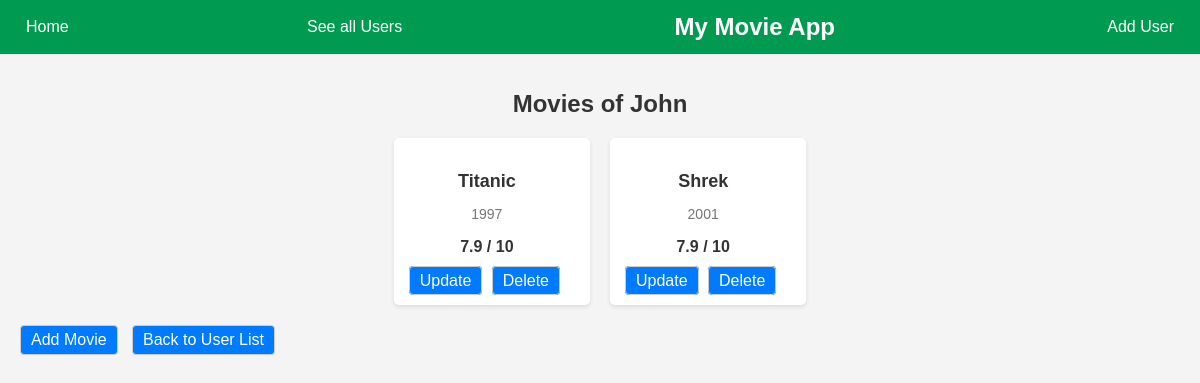
The app's page /users/5 with its own data.
### storage/sqlite_data_manager.py (models this page shows)
        class User(self.db.Model):
            id = self.db.Column(self.db.Integer, primary_key=True)
            name = self.db.Column(self.db.String(80), unique=True, nullable=False)
            movies = self.db.relationship('Movie', backref='user', lazy=True)

        class Movie(self.db.Model):
            id = self.db.Column(self.db.Integer, primary_key=True)
            title = self.db.Column(self.db.String(120), nullable=False)
            director = self.db.Column(self.db.String(120))
            year = self.db.Column(self.db.Integer)
            rating = self.db.Column(self.db.Float)
            poster_url = self.db.Column(self.db.String(255))
            imdb_id = self.db.Column(self.db.String(20))
            user_id = self.db.Column(self.db.Integer, self.db.ForeignKey('user.id'), nullable=False)

### app.py (the view)
@app.route('/users/<int:user_id>')
def user_movies(user_id):
    user = data_manager.get_user_by_id(user_id)
    movies = data_manager.get_movies_by_user(user_id)
    return render_template('user_movies.html', user=user, movies=movies)

### storage/sqlite_data_manager.py (called while the page is built)
    def _convert_to_dict(self, db_object):
        return {col.name: getattr(db_object, col.name) for col in db_object.__table__.columns}

    def get_user_by_id(self, user_id):
        user = self.User.query.get(user_id)
        if user:
            return self._convert_to_dict(user)
        return None

    def get_movies_by_user(self, user_id):
        movies = self.Movie.query.filter_by(user_id=user_id).all()
        return [self._convert_to_dict(movie) for movie in movies]

### templates/user_movies.html (shortened to what this page needs)
{% extends 'base.html' %}
{% block content %}
    <div class="user-movies">
        <h1>Movies of {{ user.name }}</h1>
        <div class="movie-grid">
            {% for movie in movies %}
                <div class="movie">
                    <div class="movie-details">
                        <p class="movie-title">{{ movie.title }}</p>
                        <p class="movie-year">{{ movie.year }}</p>
                        <p class="movie-rating">{{ movie.rating }} / 10</p>
                        <a href="{{ url_for('update_movie', user_id=user.id, movie_id=movie.id) }}">Update</a>
                        <a href="{{ url_for('delete_movie', user_id=user.id, movie_id=movie.id) }}">Delete</a>
                    </div>
                </div>
            {% endfor %}
        </div>
        <a href="{{ url_for('add_movie', user_id=user.id) }}" class="add-movie-link">Add Movie</a>
        <a href="{{ url_for('users_list') }}" class="back-link">Back to User List</a>
    </div>
{% endblock %}

### static/style.css (style rules this page uses)
body { background: #f4f4f4; color: #333; font-family: 'Arial', sans-serif; margin: 0; padding: 0; }
h1 { text-align: center; font-size: 24px; margin-bottom: 20px; }
.movie-grid { display: flex; justify-content: center; flex-wrap: wrap; gap: 20px; }
.movie { background: white; border-radius: 5px; padding: 15px; box-shadow: 0 2px 4px rgba(0, 0, 0, 0.1); max-width: 200px; text-align: center; transition: all 0.3s ease; }
.movie-title { font-size: 18px; font-weight: bold; margin-bottom: 5px; }
.movie-year { font-size: 14px; color: #777; margin-bottom: 5px; }
.movie-rating { font-size: 16px; font-weight: bold; }
.user-movies { font-family: 'Arial', sans-serif; }
.user-movies h1 { font-size: 24px; margin-bottom: 20px; text-align: center; }
.user-movies .movie-details { flex-grow: 1; margin-right: 10px; }
.user-movies a { text-decoration: none; padding: 5px 10px; border: 1px solid #ccc; border-radius: 4px; margin-right: 5px; background-color: #007bff; color: white; transition: background-color 0.3s ease; }
.user-movies .add-movie-link { display: inline-block; margin-top: 20px; margin-right: 10px; }
.user-movies .back-link { display: inline-block; margin-top: 20px; }

### records on screen
User: name "John"
Movie: title "Titanic", year "1997", rating "7.9"
Movie: title "Shrek", year "2001", rating "7.9"
